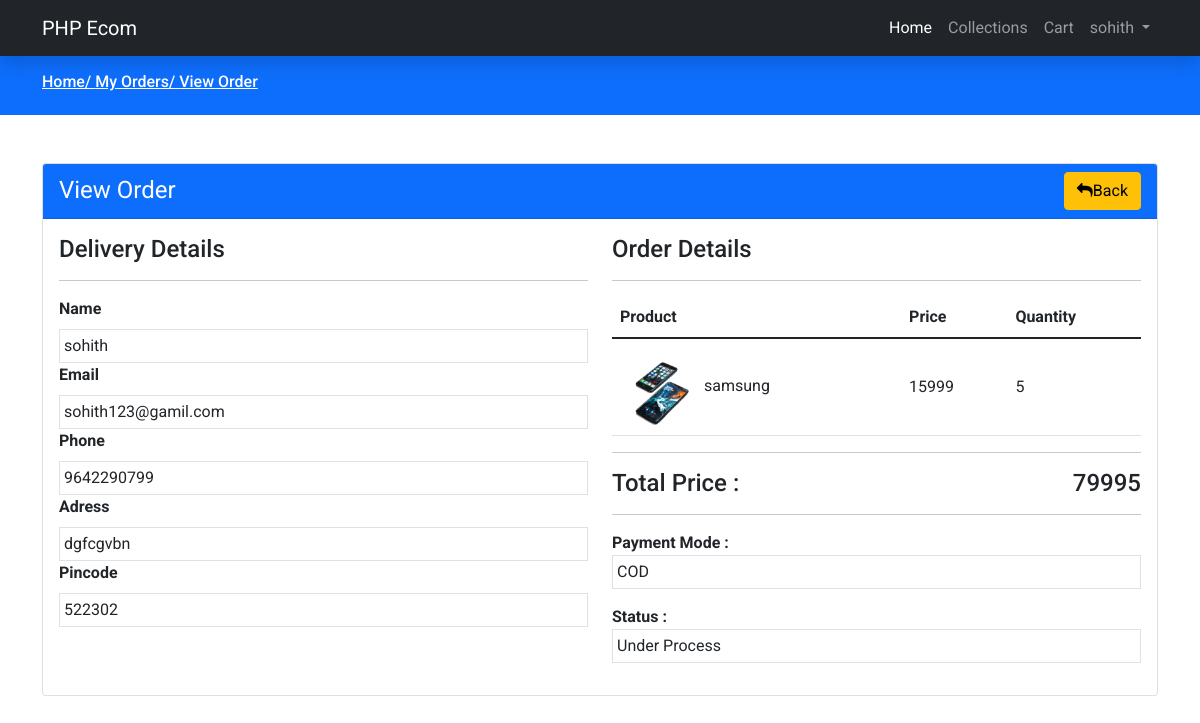
Screenshot of /view-order.php?t=jhansi183442290799 (signed in) with the database file from the repository.
### tables this page shows
CREATE TABLE `orders` (
  `id` int(11) NOT NULL,
  `tracking_no` varchar(191) NOT NULL,
  `user_id` int(191) NOT NULL,
  `name` varchar(191) NOT NULL,
  `email` varchar(191) NOT NULL,
  `phone` varchar(191) NOT NULL,
  `adress` mediumtext NOT NULL,
  `pincode` int(191) NOT NULL,
  `total_price` int(191) NOT NULL,
  `payment_method` varchar(191) NOT NULL,
  `payment_id` varchar(191) DEFAULT NULL,
  `status` tinytext NOT NULL DEFAULT '0',
  `comments` varchar(255) DEFAULT NULL,
  `created-at` timestamp NOT NULL DEFAULT current_timestamp()
);

CREATE TABLE `products` (
  `id` int(11) NOT NULL,
  `category_id` int(11) NOT NULL,
  `name` varchar(191) NOT NULL,
  `slug` varchar(191) NOT NULL,
  `small_description` mediumtext NOT NULL,
  `description` mediumtext NOT NULL,
  `original_price` int(11) NOT NULL,
  `selling_price` int(11) NOT NULL,
  `image` varchar(191) NOT NULL,
  `qty` int(11) NOT NULL,
  `status` tinyint(4) NOT NULL,
  `trending` tinyint(4) NOT NULL,
  `meta_title` varchar(191) NOT NULL,
  `meta_keywords` mediumtext NOT NULL,
  `meta_description` mediumtext NOT NULL,
  `created_at` timestamp NOT NULL DEFAULT current_timestamp()
);

CREATE TABLE `order_items` (
  `id` int(11) NOT NULL,
  `order_id` int(191) NOT NULL,
  `prod_id` int(191) NOT NULL,
  `qty` int(191) NOT NULL,
  `price` int(191) NOT NULL,
  `created_at` timestamp NOT NULL DEFAULT current_timestamp()
);

### functions/userfunctions.php (called while the page is built, shortened)
<?php
include('config/dbcon.php');
function checkTackingValid($trackingNo)
{
    global $con;
    $userId = $_SESSION['auth_user']['user_id'];
    $sql = "select * from orders where tracking_no='$trackingNo' and  user_id='$userId'";
    return $result = mysqli_query($con, $sql);
}

### view-order.php (the view, shortened to what this page needs)
<?php
include('functions/userfunctions.php');
include('includes/header.php');
if (isset($_GET['t'])) {
    $tracking_no = $_GET['t'];
    $orderdata = checkTackingValid($tracking_no);
?>
    <?php
} else {
    ?>
    <h4>tracking no is missing from url</h4>
<?php
    die();
}
$data = mysqli_fetch_array($orderdata);
?>
<div class="py-3 bg-primary">
    <div class="container">
        <h6 class="text-white">
            <a class="text-white" href="index.php">
                Home/
            </a>
            <a class="text-white" href="myorders.php">
                My Orders/
            </a>
            <a class="text-white" href="#">
                View Order
            </a>
        </h6>
    </div>
</div>
<div class="py-5">
    <div class="container">
        <div class="row">
            <div class="col-md-12">
                <div class="card">
                    <div class="card-header bg-primary">
                        <span class="text-white fs-4"> View Order</span>
                        <a href="myorders.php" class="btn btn-warning float-end"> <i class="fa fa-reply"></i>Back</a>
                    </div>
                    <div class="card-body">
                        <div class="row">
                            <div class="col-md-6">
                                <h4>Delivery Details</h4>
                                <hr>
                                <div class="row">
                                    <div class="col-md-12">
                                        <label class="fw-bold mb-2">Name</label>
                                        <div class="border p-1">
                                            <?= $data['name']; ?>
                                        </div>
                                    </div>
                                    <div class="col-md-12">
                                        <label class="fw-bold mb-2">Email</label>
                                        <div class="border p-1">
                                            <?= $data['email']; ?>
                                        </div>
                                    </div>
                                    <div class="col-md-12">
                                        <label class="fw-bold mb-2">Phone</label>
                                        <div class="border p-1">
                                            <?= $data['phone']; ?>
                                        </div>
                                    </div>
                                    <div class="col-md-12">
                                        <label class="fw-bold mb-2">Adress</label>
                                        <div class="border p-1">
                                            <?= $data['adress']; ?>
                                        </div>
                                    </div>
                                    <div class="col-md-12">
                                        <label class="fw-bold mb-2">Pincode</label>
                                        <div class="border p-1">
                                            <?= $data['pincode']; ?>
                                        </div>
                                    </div>
                                </div>
                            </div>
                            <div class="col-md-6">
                                <h4>Order Details</h4>
                                <hr>
                                <table class="table">
                                    <thead>
                                        <tr>
                                            <th>Product</th>
                                            <th>Price</th>
                                            <th>Quantity</th>
                                        </tr>
                                    </thead>
                                    <tbody>
                                        <?php
                                        $userId = $_SESSION['auth_user']['user_id'];
                                        $order_Query = "select o.id as oid , o.tracking_no,o.user_id,oi.*,oi.qty as orderqty ,p.* from orders o,order_items oi ,products p where o.user_id='$userId' and oi.order_id=o.id and p.id = oi.prod_id and o.tracking_no='$tracking_no'";
                                        $result_order_Query = mysqli_query($con, $order_Query);
                                        if (mysqli_num_rows($result_order_Query) > 0) {
                                            foreach ($result_order_Query as $items) {
                                        ?>
                                                <tr>
                                                    <td class="align-middle">
                                                        <img src="uplodes/<?= $items['image']; ?>" alt="<?= $items['name']; ?>" width="80px">
                                                        <?= $items['name']; ?>
                                                    </td>
                                                    <td class="align-middle"><?= $items['price']; ?></td>
                                                    <td class="align-middle"><?= $items['orderqty']; ?></td>
                                                </tr>
                                        <?php
                                            }
                                        }
                                        ?>
                                    </tbody>
                                </table>
                                <hr>
                                <h4>Total Price : <span class="float-end"><?= $data['total_price']; ?></span></h4>
                                <hr>
                                <label class="fw-bold">Payment Mode : </label>
                                <div class="border p-1 mb-3">
                                    <?= $data['payment_method']; ?>
                                </div>
                                <label class="fw-bold">Status : </label>
                                <div class="border p-1 mb-3">
                                    <?php
                                    if ($data['status'] == 0) {
                                        echo "Under Process";
                                    } else if ($data['status'] == 1) {
                                        echo "Completed";
                                    } else if ($data['status'] == 2) {
                                        echo "Cancelled";
                                    }
                                    ?>
                                </div>
                            </div>
                        </div>
                    </div>
                </div>
            </div>
        </div>
    </div>
</div>
<?php include('includes/footer.php'); ?>

### assets/css/custom.css (style rules this page uses)
* { font-family: 'Roboto', sans-serif; }
a { text-decoration: none; }

### rows the page displays
orders: name "sohith", email "sohith123@gamil.com", phone "9642290799", adress "dgfcgvbn", pincode "522302", products.image (picture), products.name "samsung", order_items.price "15999", order_items.qty "5", total_price "79995", payment_method "COD"

### other values shown
$_SESSION['auth_user']['name'] "sohith"
